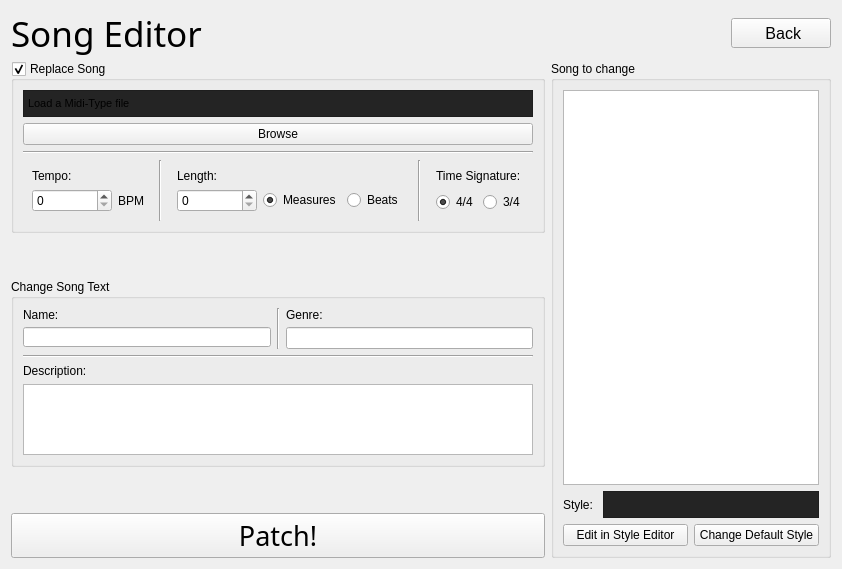
      <widget class="QWidget" name="SongEditor">
       <layout class="QVBoxLayout" name="verticalLayout_2">
        <item>
         <layout class="QHBoxLayout" name="Title">
          <item>
           <widget class="QLabel" name="SE_Title">
            <property name="maximumSize">
             <size>
              <width>16777215</width>
              <height>44</height>
             </size>
            </property>
            <property name="font">
             <font>
              <family>Continuum Medium</family>
              <pointsize>26</pointsize>
             </font>
            </property>
            <property name="text">
             <string>Song Editor</string>
            </property>
           </widget>
          </item>
          <item>
           <widget class="QPushButton" name="SE_Back_Button">
            <property name="maximumSize">
             <size>
              <width>100</width>
              <height>30</height>
             </size>
            </property>
            <property name="font">
             <font>
              <pointsize>12</pointsize>
             </font>
            </property>
            <property name="text">
             <string> Back</string>
            </property>
           </widget>
          </item>
         </layout>
        </item>
        <item>
         <layout class="QHBoxLayout" name="SE_MainLayout">
          <item>
           <layout class="QVBoxLayout" name="SE_MidiAndText">
            <item>
             <widget class="QGroupBox" name="SE_Midi">
              <property name="enabled">
               <bool>true</bool>
              </property>
              <property name="sizePolicy">
               <sizepolicy hsizetype="Preferred" vsizetype="Minimum">
                <horstretch>0</horstretch>
                <verstretch>0</verstretch>
               </sizepolicy>
              </property>
              <property name="focusPolicy">
               <enum>Qt::NoFocus</enum>
              </property>
              <property name="title">
               <string>Replace Song</string>
              </property>
              <property name="checkable">
               <bool>true</bool>
              </property>
              <layout class="QVBoxLayout" name="verticalLayout_4">
               <item>
                <widget class="QLabel" name="SE_Midi_File_Label">
                 <property name="sizePolicy">
                  <sizepolicy hsizetype="Preferred" vsizetype="Minimum">
                   <horstretch>0</horstretch>
                   <verstretch>0</verstretch>
                  </sizepolicy>
                 </property>
                 <property name="font">
                  <font>
                   <pointsize>8</pointsize>
                  </font>
                 </property>
                 <property name="acceptDrops">
                  <bool>true</bool>
                 </property>
                 <property name="styleSheet">
                  <string notr="true">QLabel
{
padding: 1px;
border: 1px solid;
border-color: #1e1e1e;
background-color: #242424;
padding-top: 6px;
padding-bottom: 6px;
}</string>
                 </property>
                 <property name="text">
                  <string>Load a Midi-Type file</string>
                 </property>
                </widget>
               </item>
               <item>
                <widget class="QPushButton" name="SE_Midi_File_Button">
                 <property name="font">
                  <font/>
                 </property>
                 <property name="text">
                  <string>Browse</string>
                 </property>
                </widget>
               </item>
               <item>
                <widget class="Line" name="SE_Midi_hLine">
                 <property name="orientation">
                  <enum>Qt::Horizontal</enum>
                 </property>
                </widget>
               </item>
               <item>
                <layout class="QHBoxLayout" name="SE_Midi_Info">
                 <item>
                  <widget class="QFrame" name="SE_Midi_Tempo">
                   <layout class="QVBoxLayout" name="verticalLayout">
                    <item>
                     <widget class="QLabel" name="SE_Midi_Tempo_Label">
                      <property name="text">
                       <string>Tempo:</string>
                      </property>
                     </widget>
                    </item>
                    <item>
                     <layout class="QHBoxLayout" name="SE_Midi_Tempo_Layout">
                      <item>
                       <widget class="QSpinBox" name="SE_Midi_Tempo_Input">
                        <property name="minimumSize">
                         <size>
                          <width>80</width>
                          <height>0</height>
                         </size>
                        </property>
                        <property name="maximum">
                         <number>10000</number>
                        </property>
                       </widget>
                      </item>
                      <item>
                       <widget class="QLabel" name="SE_Midi_Tempo_BPM">
                        <property name="maximumSize">
                         <size>
                          <width>30</width>
                          <height>16777215</height>
                         </size>
                        </property>
                        <property name="text">
                         <string>BPM</string>
                        </property>
                       </widget>
                      </item>
                     </layout>
                    </item>
                   </layout>
                  </widget>
                 </item>
                 <item>
                  <widget class="Line" name="SE_Midi_vLine_1">
                   <property name="orientation">
                    <enum>Qt::Vertical</enum>
                   </property>
                  </widget>
                 </item>
                 <item>
                  <widget class="QFrame" name="SE_Midi_Length">
                   <layout class="QVBoxLayout" name="verticalLayout_8">
                    <item>
                     <widget class="QLabel" name="SE_Midi_Length_Label">
                      <property name="text">
                       <string>Length:</string>
                      </property>
                     </widget>
                    </item>
                    <item>
                     <layout class="QHBoxLayout" name="SE_Midi_Length_Layout">
                      <item>
                       <widget class="QSpinBox" name="SE_Midi_Length_Input">
                        <property name="minimumSize">
                         <size>
                          <width>80</width>
                          <height>0</height>
                         </size>
                        </property>
                        <property name="maximum">
                         <number>10000</number>
                        </property>
                        <property name="value">
                         <number>0</number>
                        </property>
                       </widget>
                      </item>
                      <item>
                       <widget class="QRadioButton" name="SE_Midi_Length_Measures">
                        <property name="focusPolicy">
                         <enum>Qt::TabFocus</enum>
                        </property>
                        <property name="text">
                         <string>Measures</string>
                        </property>
                        <property name="checked">
                         <bool>true</bool>
                        </property>
                       </widget>
                      </item>
                      <item>
                       <widget class="QRadioButton" name="SE_Midi_Length_Beats">
                        <property name="focusPolicy">
                         <enum>Qt::TabFocus</enum>
                        </property>
                        <property name="text">
                         <string>Beats</string>
                        </property>
                        <property name="checked">
                         <bool>false</bool>
                        </property>
                       </widget>
                      </item>
                     </layout>
                    </item>
                   </layout>
                  </widget>
                 </item>
                 <item>
                  <widget class="Line" name="SE_Midi_vLine_2">
                   <property name="orientation">
                    <enum>Qt::Vertical</enum>
                   </property>
                  </widget>
                 </item>
                 <item>
                  <widget class="QFrame" name="SE_Midi_TimeSignature">
                   <property name="maximumSize">
                    <size>
                     <width>106</width>
                     <height>16777215</height>
                    </size>
                   </property>
                   <layout class="QVBoxLayout" name="verticalLayout_6">
                    <item alignment="Qt::AlignTop">
                     <widget class="QLabel" name="SE_Midi_TimeSignature_Label">
                      <property name="text">
                       <string>Time Signature:</string>
                      </property>
                     </widget>
                    </item>
                    <item>
                     <layout class="QHBoxLayout" name="SE_Midi_TimeSignature_Layout">
                      <property name="sizeConstraint">
                       <enum>QLayout::SetDefaultConstraint</enum>
                      </property>
                      <item>
                       <widget class="QRadioButton" name="SE_Midi_TimeSignature_4">
                        <property name="sizePolicy">
                         <sizepolicy hsizetype="Preferred" vsizetype="Fixed">
                          <horstretch>0</horstretch>
                          <verstretch>0</verstretch>
                         </sizepolicy>
                        </property>
                        <property name="minimumSize">
                         <size>
                          <width>50</width>
                          <height>0</height>
                         </size>
                        </property>
                        <property name="mouseTracking">
                         <bool>true</bool>
                        </property>
                        <property name="focusPolicy">
                         <enum>Qt::TabFocus</enum>
                        </property>
                        <property name="text">
                         <string>4/4</string>
                        </property>
                        <property name="checked">
                         <bool>true</bool>
                        </property>
                       </widget>
                      </item>
                      <item>
                       <widget class="QRadioButton" name="SE_Midi_TimeSignature_3">
                        <property name="sizePolicy">
                         <sizepolicy hsizetype="Preferred" vsizetype="Fixed">
                          <horstretch>0</horstretch>
                          <verstretch>0</verstretch>
                         </sizepolicy>
                        </property>
                        <property name="minimumSize">
                         <size>
                          <width>50</width>
                          <height>0</height>
                         </size>
                        </property>
                        <property name="focusPolicy">
                         <enum>Qt::TabFocus</enum>
                        </property>
                        <property name="text">
                         <string>3/4</string>
                        </property>
                       </widget>
                      </item>
                     </layout>
                    </item>
                   </layout>
                  </widget>
                 </item>
                </layout>
               </item>
              </layout>
             </widget>
            </item>
            <item>
             <spacer name="SE_VerticalSpacerBottom">
              <property name="orientation">
               <enum>Qt::Vertical</enum>
              </property>
              <property name="sizeHint" stdset="0">
               <size>
                <width>20</width>
                <height>40</height>
               </size>
              </property>
             </spacer>
            </item>
            <item>
             <widget class="QGroupBox" name="SE_ChangeSongText">
              <property name="enabled">
               <bool>true</bool>
              </property>
              <property name="sizePolicy">
               <sizepolicy hsizetype="Preferred" vsizetype="Minimum">
                <horstretch>0</horstretch>
                <verstretch>0</verstretch>
               </sizepolicy>
              </property>
              <property name="contextMenuPolicy">
               <enum>Qt::NoContextMenu</enum>
              </property>
              <property name="title">
               <string>Change Song Text</string>
              </property>
              <property name="checkable">
               <bool>false</bool>
              </property>
              <property name="checked">
               <bool>false</bool>
              </property>
              <layout class="QVBoxLayout" name="verticalLayout_5">
               <item>
                <layout class="QHBoxLayout" name="SE_ChangeSongText_NameAndGenre">
                 <item>
                  <layout class="QVBoxLayout" name="SE_ChangeSongText_Name">
                   <item>
                    <widget class="QLabel" name="SE_ChangeSongText_Name_Label">
                     <property name="maximumSize">
                      <size>
                       <width>16777215</width>
                       <height>13</height>
                      </size>
                     </property>
                     <property name="text">
                      <string>Name:</string>
                     </property>
                    </widget>
                   </item>
                   <item>
                    <widget class="QLineEdit" name="SE_ChangeSongText_Name_Input">
                     <property name="maximumSize">
                      <size>
                       <width>16777215</width>
                       <height>20</height>
                      </size>
                     </property>
                     <property name="text">
                      <string/>
                     </property>
                    </widget>
                   </item>
                  </layout>
                 </item>
                 <item>
                  <widget class="Line" name="SE_ChangeSongText_vLine">
                   <property name="orientation">
                    <enum>Qt::Vertical</enum>
                   </property>
                  </widget>
                 </item>
                 <item>
                  <layout class="QVBoxLayout" name="SE_ChangeSongText_Genre">
                   <item>
                    <widget class="QLabel" name="SE_ChangeSongText_Genre_Label">
                     <property name="maximumSize">
                      <size>
                       <width>16777215</width>
                       <height>13</height>
                      </size>
                     </property>
                     <property name="text">
                      <string>Genre:</string>
                     </property>
                    </widget>
                   </item>
                   <item>
                    <widget class="QLineEdit" name="SE_ChangeSongText_Genre_Input">
                     <property name="text">
                      <string/>
                     </property>
                    </widget>
                   </item>
                  </layout>
                 </item>
                </layout>
               </item>
               <item>
                <widget class="Line" name="SE_ChangeSongText_hLine">
                 <property name="orientation">
                  <enum>Qt::Horizontal</enum>
                 </property>
                </widget>
               </item>
               <item>
                <widget class="QLabel" name="SE_ChangeSongText_Desc_Label">
                 <property name="text">
                  <string>Description:</string>
                 </property>
                </widget>
               </item>
               <item>
                <widget class="QPlainTextEdit" name="SE_ChangeSongText_Desc_Input">
                 <property name="minimumSize">
                  <size>
                   <width>0</width>
                   <height>70</height>
                  </size>
                 </property>
                 <property name="maximumSize">
                  <size>
                   <width>16777215</width>
                   <height>71</height>
                  </size>
                 </property>
                 <property name="acceptDrops">
                  <bool>false</bool>
                 </property>
                 <property name="plainText">
                  <string/>
                 </property>
                </widget>
               </item>
              </layout>
             </widget>
            </item>
            <item>
             <spacer name="SE_VerticalSpacerTop">
              <property name="orientation">
               <enum>Qt::Vertical</enum>
              </property>
              <property name="sizeHint" stdset="0">
               <size>
                <width>20</width>
                <height>40</height>
               </size>
              </property>
             </spacer>
            </item>
            <item>
             <widget class="QPushButton" name="SE_Patch">
              <property name="minimumSize">
               <size>
                <width>0</width>
                <height>45</height>
               </size>
              </property>
              <property name="font">
               <font>
                <family>Continuum Medium</family>
                <pointsize>20</pointsize>
               </font>
              </property>
              <property name="text">
               <string>Patch!</string>
              </property>
             </widget>
            </item>
           </layout>
          </item>
          <item>
           <widget class="QGroupBox" name="SE_SongToChangeBox">
            <property name="minimumSize">
             <size>
              <width>0</width>
              <height>0</height>
             </size>
            </property>
            <property name="title">
             <string>Song to change</string>
            </property>
            <layout class="QVBoxLayout" name="verticalLayout_3">
             <item>
              <widget class="QListWidget" name="SE_SongToChange">
               <property name="sizePolicy">
                <sizepolicy hsizetype="MinimumExpanding" vsizetype="Expanding">
                 <horstretch>0</horstretch>
                 <verstretch>0</verstretch>
                </sizepolicy>
               </property>
              </widget>
             </item>
             <item>
              <layout class="QHBoxLayout" name="SE_Style">
               <item>
                <widget class="QLabel" name="SE_StyleLabel">
                 <property name="text">
                  <string>Style: </string>
                 </property>
                </widget>
               </item>
               <item>
                <widget class="QLabel" name="SE_StyleText">
                 <property name="sizePolicy">
                  <sizepolicy hsizetype="MinimumExpanding" vsizetype="Minimum">
                   <horstretch>0</horstretch>
                   <verstretch>0</verstretch>
                  </sizepolicy>
                 </property>
                 <property name="minimumSize">
                  <size>
                   <width>0</width>
                   <height>26</height>
                  </size>
                 </property>
                 <property name="font">
                  <font>
                   <pointsize>8</pointsize>
                  </font>
                 </property>
                 <property name="acceptDrops">
                  <bool>true</bool>
                 </property>
                 <property name="styleSheet">
                  <string notr="true">QLabel
{
padding: 1px;
border: 1px solid;
border-color: #1e1e1e;
background-color: #242424;
padding-top: 6px;
padding-bottom: 6px;
}</string>
                 </property>
                 <property name="text">
                  <string/>
                 </property>
                </widget>
               </item>
              </layout>
             </item>
             <item>
              <layout class="QHBoxLayout" name="SE_StyleButtons">
               <item>
                <widget class="QPushButton" name="SE_OpenStyleEditor">
                 <property name="text">
                  <string>Edit in Style Editor</string>
                 </property>
                </widget>
               </item>
               <item>
                <widget class="QPushButton" name="SE_OpenDefaultStyleEditor">
                 <property name="text">
                  <string>Change Default Style</string>
                 </property>
                </widget>
               </item>
              </layout>
             </item>
            </layout>
           </widget>
          </item>
         </layout>
        </item>
       </layout>
      </widget>
